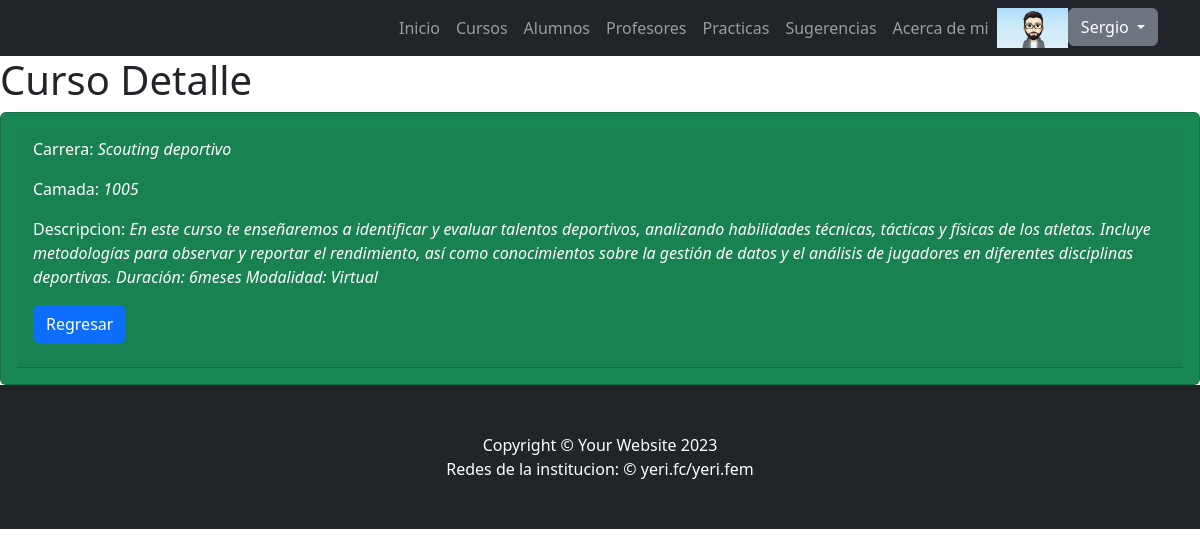
The app's page /curso/4/detalle (signed in) with its own data.
### users/models.py (models this page shows, shortened)
class Avatar(models.Model):
    user = models.OneToOneField(User, on_delete=models.CASCADE, blank=True, null=True)
    imagen = models.ImageField(upload_to="avatares", blank=True, null=True)

### Appyeri/models.py (models this page shows)
class Curso(models.Model):
    nombre = models.CharField(max_length=40)
    camada = models.IntegerField()
    descripcion = models.TextField(max_length=10000, blank=True, null=True)

### Appyeri/views.py (the view)
# urls.py: path('curso/<pk>/detalle', views.CursoDetailView.as_view(), name='DetalleCurso'),
class CursoDetailView(DetailView):
    model = Curso
    template_name = "Appyeri/detalle_curso.html"

### Appyeri/templates/appyeri/detalle_curso.html
{% extends 'Appyeri/base.html' %}
{% load static %}
{% block inicio %}
<h1>Curso Detalle</h1>
<table>
    <div class="card text-bg-success p-3" style="max max-width: 50rem;" >
        <div class="card-header" >
<p>Carrera: <i>{{curso.nombre}}</i></p>
<p>Camada: <i>{{curso.camada}}</i></p>
<p>Descripcion: <i>{{curso.descripcion}}</i></p>
<p>
    <a class="btn btn-primary" href="{% url 'ListarCursos' %}">Regresar</a>
</p>
        </div>
    </div>
<table>
{% endblock inicio %}

### Appyeri/templates/appyeri/base.html (shortened to what this page needs)
<!DOCTYPE html>
{% load static %}
<html lang="en">
    <head>
        <link href="{% static 'appyeri/css/styles.css' %}" rel="stylesheet" />
    </head>
    <body>
        <nav class="navbar navbar-expand-lg navbar-dark bg-dark">
            <div class="container">
                <div class="collapse navbar-collapse" id="navbarSupportedContent">
                    <ul class="navbar-nav ms-auto mb-2 mb-lg-0">
                        <li class="nav-item"><a class="nav-link" href="{% url 'Inicio'%}">Inicio</a></li>
                        <li class="nav-item"><a class="nav-link" href="{% url 'ListarCursos'%}">Cursos</a></li>
                        <li class="nav-item"><a class="nav-link" href="{% url 'ListarAlumnos'%}">Alumnos</a></li>
                        <li class="nav-item"><a class="nav-link" href="{% url 'ListarProfesores'%}">Profesores</a></li>
                        <li class="nav-item"><a class="nav-link" href="{% url 'Practicas'%}">Practicas</a></li>
                        <li class="nav-item"><a class="nav-link" href="{% url 'Sugerencias' %}">Sugerencias</a></li>
                        <li class="nav-item"><a class="nav-link" href="{% url 'About' %}">Acerca de mi</a></li>
                            {% if request.user.is_authenticated %}
                            <img src="{{request.user.avatar.imagen.url}}" alt="" height="40px">
                    <div class="dropdown">
                        <button class="btn btn-secondary dropdown-toggle" type="button" id="dropdownMenuButton1" data-bs-toggle="dropdown" aria-expanded="false">
                            {{ request.user.username }}
                        </button>
                    </div>
                {% endif %}
                          </div>
                </div>
        </nav>
        {% block inicio %}
        {% endblock inicio %}
        <footer class="py-5 bg-dark">
            <div class="container"><p class="m-0 text-center text-white">Copyright &copy; Your Website 2023</p></div>
            <div class="container"><p class="m-0 text-center text-white">Redes de la institucion: &copy; yeri.fc/yeri.fem</p></div>
        </footer>
    </body>
</html>

### records on screen
Curso: nombre "Scouting deportivo", camada "1005", descripcion "En este curso te enseñaremos a identificar y evaluar talentos deportivos, analizando habilidades técnicas, tácticas y físicas de los atletas. Incluye metodologías para observar y reportar el rendimiento, así como conocimientos sobre la gestión de datos y el análisis de jugadores en diferentes disciplinas deportivas. Duración: 6meses Modalidad: Virtual"

### other values on screen
{{ request.user.username }} "Sergio"
